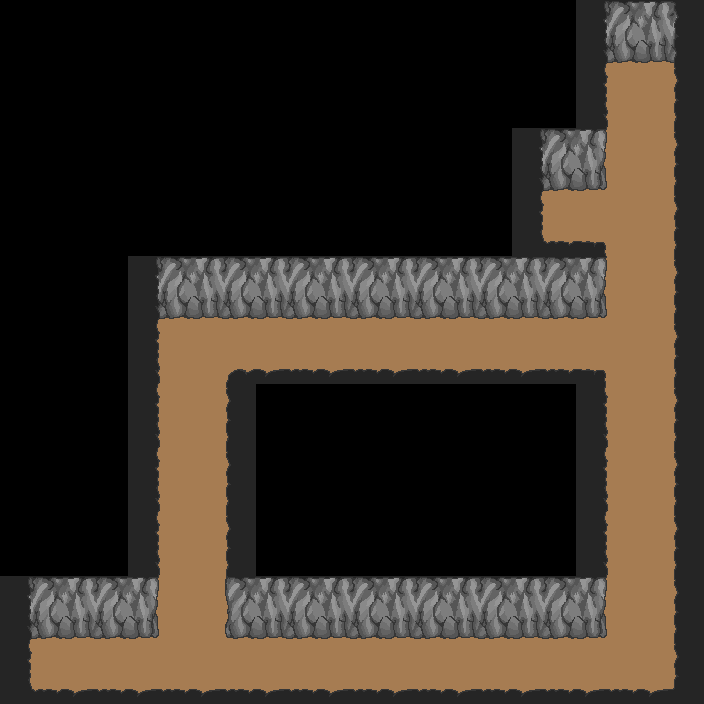

A 2D game scene composited from a Tiled map and its tileset images. What follows is a short description and the map's XML, with each tile layer's data collapsed to a summary:
An orthogonal 22x22 tile map with 32x32 px tiles, 2 tile layers (Tile Layer 1, Tile Layer 2) and 23 objects (3x 2, 3x 5, 3x 6, 2x 1, 2x 4, ...).

<map version="1.0" orientation="orthogonal" width="22" height="22" tilewidth="32" tileheight="32">
 <tileset firstgid="1" source="tileset.tsx" />
 <layer name="Tile Layer 1" width="22" height="22">
  <properties>
   <property name="background" value="true" />
  </properties>
  <data>[484 cells, 248 non-empty, 4 distinct tile ids]</data>
 </layer>
 <layer name="Tile Layer 2" width="22" height="22">
  <data>[484 cells, 158 non-empty, 22 distinct tile ids]</data>
 </layer>
 <objectgroup name="Lights" width="22" height="22" visible="0">
  <object name="1" x="608" y="128" width="64" height="64" />
  <object name="2" x="608" y="320" width="64" height="64">
   <properties>
    <property name="enabled" value="false" />
    <property name="small" value="true" />
   </properties>
  </object>
  <object name="5" x="32" y="640" width="64" height="64">
   <properties>
    <property name="enabled" value="false" />
   </properties>
  </object>
  <object name="4" x="288" y="320" width="64" height="64">
   <properties>
    <property name="small" value="true" />
   </properties>
  </object>
  <object name="6" x="608" y="448" width="64" height="64">
   <properties>
    <property name="small" value="true" />
   </properties>
  </object>
  <object name="8" x="448" y="320" width="64" height="64">
   <properties>
    <property name="enabled" value="false" />
    <property name="small" value="true" />
   </properties>
  </object>
 </objectgroup>
 <objectgroup name="Switches" width="22" height="22">
  <object name="2" x="608" y="448" width="64" height="64" />
  <object name="5" x="416" y="640" width="64" height="64" />
  <object name="1" x="544" y="192" width="64" height="64" />
  <object name="4" x="544" y="192" width="64" height="64" />
  <object name="5" x="544" y="192" width="64" height="64" />
  <object name="6" x="608" y="448" width="64" height="64" />
  <object name="8" x="544" y="192" width="64" height="64" />
  <object name="2" x="608" y="128" width="64" height="64" />
  <object name="6" x="416" y="640" width="64" height="64" />
 </objectgroup>
 <objectgroup name="Spawn" width="22" height="22" visible="0">
  <object name="player" x="608" y="640" width="64" height="64" />
  <object name="exit" x="352" y="320" width="64" height="64" />
 </objectgroup>
 <objectgroup name="Collision" width="22" height="22">
  <object x="224" y="384" width="384" height="256" />
  <object x="32" y="256" width="128" height="384" />
  <object x="32" y="128" width="512" height="128" />
  <object x="32" y="0" width="576" height="128" />
  <object x="160" y="256" width="448" height="64" />
  <object x="608" y="0" width="64" height="64" />
 </objectgroup>
</map>